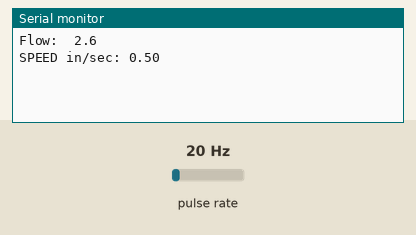
The sketch below on a simulated Arduino Uno, built with avr-gcc and run on an emulated ATmega328P. On the bench: the last lines printed to the serial monitor. Wiring (inferred from the names in the program): pulse sensor: data pin 2. Inputs (shaded band) come from the test bench; at power-on: pulse rate 20 Hz.

Above: at 1.2 s.
1.3 s: pulse rate (sensor on pin 2) set to 100 Hz
At 2.8 s:
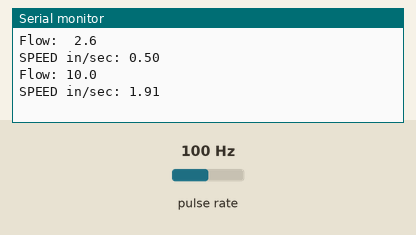
4.3 s: pulse rate (sensor on pin 2) set to 4 Hz
At 5.8 s:
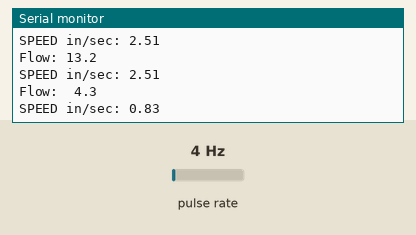
Timing chart, 0 to 7.3 s (numbered marks = the images above; inputs shaded):
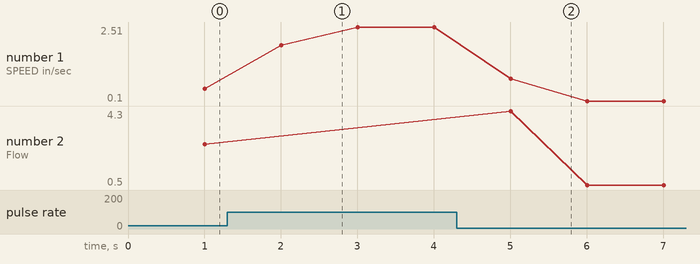

The sketch:

flowtest_3.ino
```cpp
#include <Wire.h>

int lcd_key     = 0;
int adc_key_in  = 0;

byte sensorInterrupt = 0;
byte sensorPin = 2;

// The hall-effect flow sensor outputs approximately 4.5 (Closer to 7.5-7.6) pulses per second per litre/minute of flow.
float calibrationFactor = 7.55;

volatile byte pulseCount;

float flowRate;
unsigned int flowMilliLitres;
unsigned long totalMilliLitresA;
unsigned long totalMilliLitresB;

unsigned long oldTime;

void setup()
{

  Serial.begin(38400);

  pinMode(sensorPin, INPUT);
  digitalWrite(sensorPin, HIGH);

  pulseCount = 0;
  flowRate = 0.0;
  flowMilliLitres = 0;
  totalMilliLitresA = 0;
  totalMilliLitresB = 0;
  oldTime = 0;

  attachInterrupt(sensorInterrupt, pulseCounter, FALLING);
}

void loop()
{

    if((millis() - oldTime) > 1000)
  {

    detachInterrupt(sensorInterrupt);

    flowRate = ((1000.0 / (millis() - oldTime)) * pulseCount) / calibrationFactor;

    oldTime = millis();

    flowMilliLitres = (flowRate / 60) * 1000;

    totalMilliLitresA += flowMilliLitres;
    totalMilliLitresB += flowMilliLitres;

    unsigned int frac;

    Serial.print("Flow: ");
    if(int(flowRate) < 10)
    {
    Serial.print(" ");
    }
    Serial.print((int)flowRate);
    Serial.print('.');
    frac = (flowRate - int(flowRate)) * 10;
    Serial.println(frac, DEC) ;
    Serial.print("SPEED in/sec: ");
    Serial.println(.19*flowRate);


    pulseCount = 0;

    attachInterrupt(sensorInterrupt, pulseCounter, FALLING);
  }
}

void pulseCounter()
{
  pulseCount++;
}
```

Measured:
- after the input at 1.3 s, the serial monitor: prints a new line after 0.70 s (image 1)
- after the input at 4.3 s, the serial monitor: prints a new line after 0.71 s (image 2)
- plotted number 1: 0.5 → 2.51 after the input at 1.3 s, 2.51 → 0.1 after the input at 4.3 s
- plotted number 2: 2.6 → 0.5 after the input at 4.3 s
